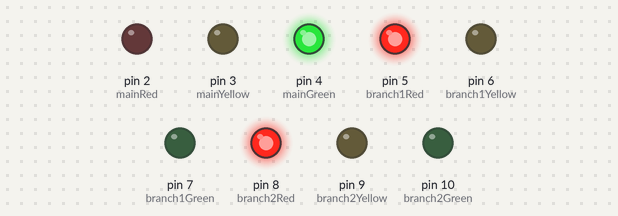
This sketch was run on a simulated Arduino Uno, built with avr-gcc and run on an emulated ATmega328P. Shown: output pins drawn as LEDs (lit = HIGH).

Above: at 0.1 s.
At 6.1 s:
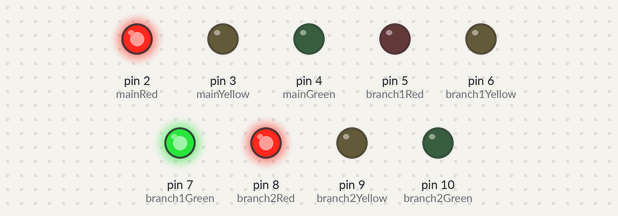
At 11.1 s:
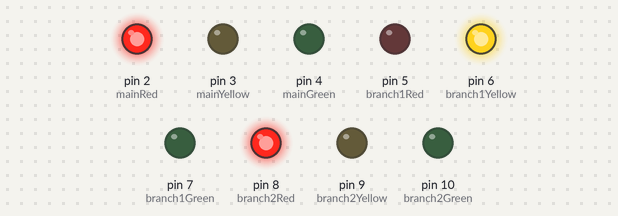
At 17.1 s:
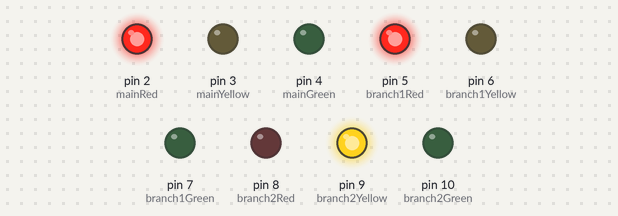
At 23.1 s:
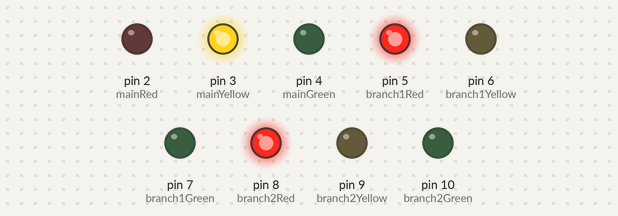
At 30.1 s:
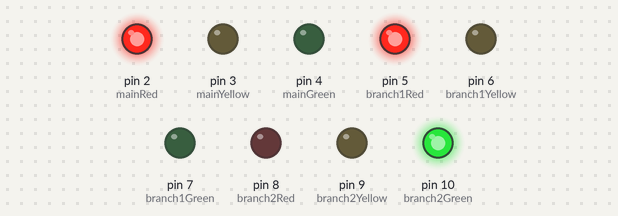
Timing chart, 0 to 37.5 s (numbered marks = the images above):
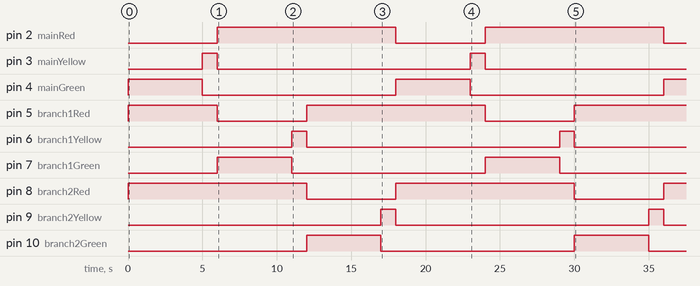

The sketch:

TRAFFIC_LIGHT_10_IBRAHIM_NATHAN_TE_2E.ino
```cpp
// Definisi pin untuk lampu lalu lintas
const int mainRed = 2;
const int mainYellow = 3;
const int mainGreen = 4;

const int branch1Red = 5;
const int branch1Yellow = 6;
const int branch1Green = 7;

const int branch2Red = 8;
const int branch2Yellow = 9;
const int branch2Green = 10;

void setup() {
  // Set semua pin LED sebagai output
  pinMode(mainRed, OUTPUT);
  pinMode(mainYellow, OUTPUT);
  pinMode(mainGreen, OUTPUT);

  pinMode(branch1Red, OUTPUT);
  pinMode(branch1Yellow, OUTPUT);
  pinMode(branch1Green, OUTPUT);

  pinMode(branch2Red, OUTPUT);
  pinMode(branch2Yellow, OUTPUT);
  pinMode(branch2Green, OUTPUT);
}

void loop() {
  // Jalan utama hijau, cabang merah
  digitalWrite(mainGreen, HIGH);
  digitalWrite(mainYellow, LOW);
  digitalWrite(mainRed, LOW);

  digitalWrite(branch1Red, HIGH);
  digitalWrite(branch1Yellow, LOW);
  digitalWrite(branch1Green, LOW);

  digitalWrite(branch2Red, HIGH);
  digitalWrite(branch2Yellow, LOW);
  digitalWrite(branch2Green, LOW);

  delay(5000); // Lampu hijau jalan utama menyala selama 5 detik

  // Jalan utama kuning, cabang tetap merah
  digitalWrite(mainGreen, LOW);
  digitalWrite(mainYellow, HIGH);
  digitalWrite(mainRed, LOW);

  delay(1000); // Lampu kuning jalan utama menyala selama 2 detik

  // Jalan utama merah, cabang 1 hijau, cabang 2 tetap merah
  digitalWrite(mainGreen, LOW);
  digitalWrite(mainYellow, LOW);
  digitalWrite(mainRed, HIGH);

  digitalWrite(branch1Red, LOW);
  digitalWrite(branch1Yellow, LOW);
  digitalWrite(branch1Green, HIGH);

  digitalWrite(branch2Red, HIGH);
  digitalWrite(branch2Yellow, LOW);
  digitalWrite(branch2Green, LOW);

  delay(5000); // Lampu hijau cabang 1 menyala selama 5 detik

  // Cabang 1 kuning, cabang 2 tetap merah
  digitalWrite(branch1Green, LOW);
  digitalWrite(branch1Yellow, HIGH);
  digitalWrite(branch1Red, LOW);

  delay(1000); // Lampu kuning cabang 1 menyala selama 2 detik

  // Jalan utama merah, cabang 2 hijau, cabang 1 merah
  digitalWrite(mainGreen, LOW);
  digitalWrite(mainYellow, LOW);
  digitalWrite(mainRed, HIGH);

  digitalWrite(branch1Red, HIGH);
  digitalWrite(branch1Yellow, LOW);
  digitalWrite(branch1Green, LOW);

  digitalWrite(branch2Red, LOW);
  digitalWrite(branch2Yellow, LOW);
  digitalWrite(branch2Green, HIGH);

  delay(5000); // Lampu hijau cabang 2 menyala selama 5 detik

  // Cabang 2 kuning, cabang 1 merah
  digitalWrite(branch2Green, LOW);
  digitalWrite(branch2Yellow, HIGH);
  digitalWrite(branch2Red, LOW);

  delay(1000); // Lampu kuning cabang 2 menyala selama 2 detik

  // Kembali ke siklus jalan utama hijau
}
```

Measured:
- by itself, pin 2 (mainRed), pin 8 (branch2Red): alternates HIGH for 12.0 s and LOW for 6.0 s
- by itself, pin 3 (mainYellow), pin 6 (branch1Yellow), pin 9 (branch2Yellow): alternates HIGH for 1.0 s and LOW for 17.0 s
- by itself, pin 4 (mainGreen), pin 7 (branch1Green), pin 10 (branch2Green): alternates HIGH for 5.0 s and LOW for 13.0 s
- by itself, pin 5 (branch1Red): goes HIGH 6.0 s, LOW 6.0 s, HIGH 12.0 s, LOW 6.0 s, then HIGH
